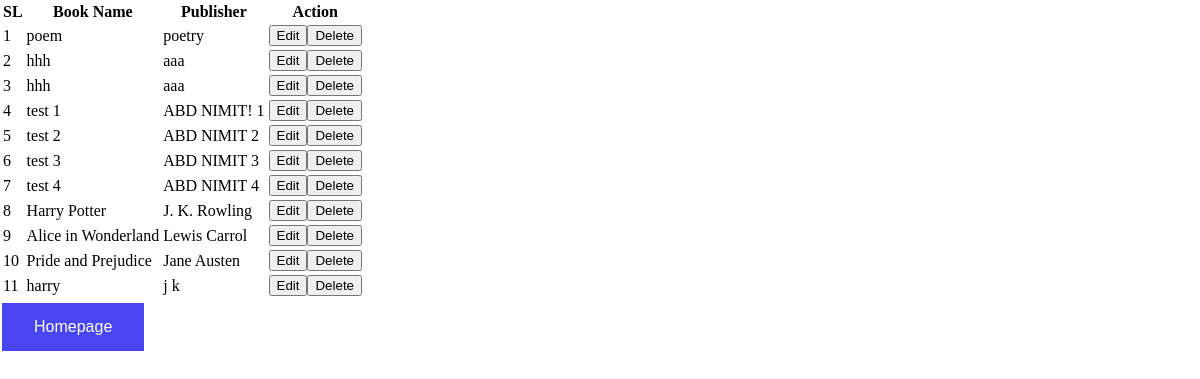
The page /bookList.php on the database its author committed.
### tables this page shows
CREATE TABLE `bookinfo` (
  `name` varchar(20) NOT NULL,
  `publisher` varchar(20) NOT NULL,
  `age` int(11) NOT NULL,
  `date` date NOT NULL DEFAULT current_timestamp(),
  `page` int(11) NOT NULL,
  `booktype` char(20) NOT NULL
);

### bookList.php (the view, shortened to what this page needs)
<!DOCTYPE html>
<html lang="en">
<head>
    <link rel="stylesheet" href="style.css">
</head>
<body>
    <table>
        <tr>
            <th>SL</th>
            <th>Book Name</th>
            <th>Publisher</th>
            <th>Action</th>
        </tr>
        <?php
        $conn = mysqli_connect('localhost', 'root', '', 'books');
        $sql = "SELECT name, publisher from bookinfo";
        $result = $conn-> query($sql);
         $count= 1;
        if($result-> num_rows >0){
            while($row = $result-> fetch_assoc()){
                echo "<tr><td>".$count."</td><td>". $row["name"]. "</td><td>". $row["publisher"]. "</td><td>". "<button>Edit</button><button>Delete</button>". "</td></tr>";
                $count++;
            }
            echo "</table>";
        }
        else{
            echo "0 result";
        }
        ?>
    <button class="button" onclick="location.href = 'index.html'">
  Homepage
  </button>
</body>
</html>

### style.css (style rules this page uses)
body { margin: 0; }
.button { background-color: #4845f1; border: none; color: white; padding: 15px 32px; text-align: center; text-decoration: none; display: inline-block; font-size: 16px; margin: 4px 2px; cursor: pointer; }

### rows shown on the page
bookinfo: name "poem", publisher "poetry"
bookinfo: name "hhh", publisher "aaa"
bookinfo: name "hhh", publisher "aaa"
bookinfo: name "test 1", publisher "ABD NIMIT! 1"
bookinfo: name "test 2", publisher "ABD NIMIT 2"
bookinfo: name "test 3", publisher "ABD NIMIT 3"
bookinfo: name "test 4", publisher "ABD NIMIT 4"
bookinfo: name "Harry Potter", publisher "J. K. Rowling"
bookinfo: name "Alice in Wonderland", publisher "Lewis Carrol"
bookinfo: name "Pride and Prejudice", publisher "Jane Austen"
bookinfo: name "harry", publisher "j k"
